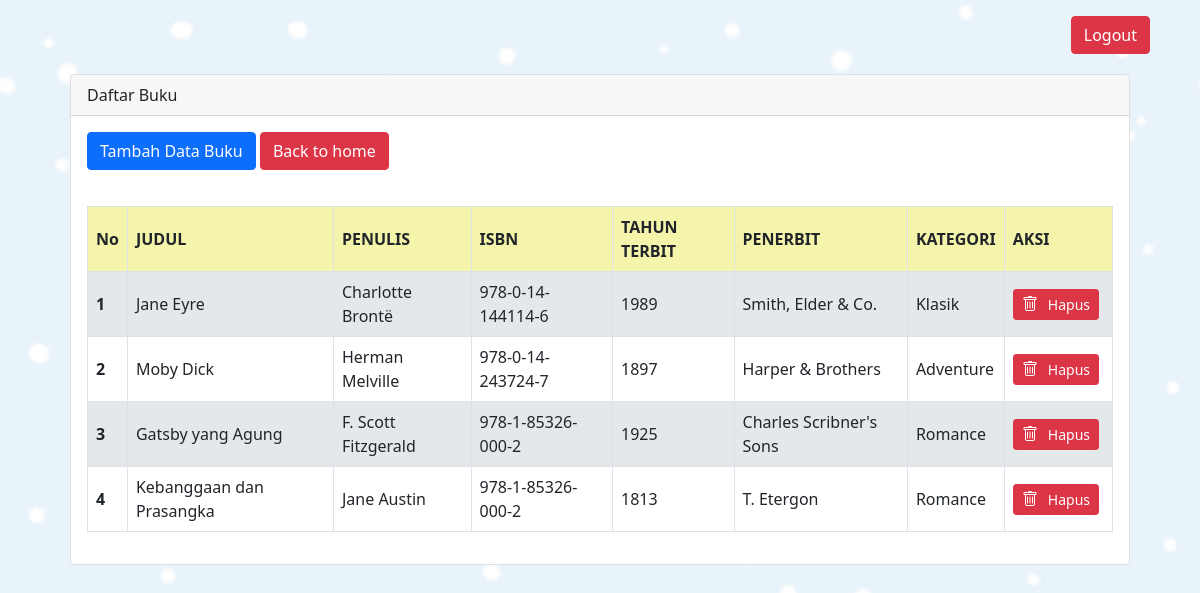
Page /buku/index.php (signed in) on the committed database.
### tables this page shows
CREATE TABLE `buku` (
  `id` int NOT NULL,
  `judul` varchar(200) NOT NULL,
  `isbn` varchar(200) NOT NULL,
  `penulis` varchar(200) NOT NULL,
  `tahun_terbit` varchar(200) NOT NULL,
  `penerbit` varchar(200) NOT NULL,
  `kategori` varchar(200) NOT NULL
);

### buku/index.php (the view, shortened to what this page needs)
<?php
$koneksi = mysqli_connect("localhost", "root", "", "perpusda");
?>
<!DOCTYPE html>
<html lang="en">
<head>
    <link href="https://cdn.jsdelivr.net/npm/bootstrap@5.0.2/dist/css/bootstrap.min.css" rel="stylesheet"
>
</head>
<body>
    <div class="mx-auto">
        <div class="d-flex justify-content-end my-3">
            <a href="../logout.php" class="btn btn-danger">Logout</a>
        </div>
        <div class="card">
            <div class="card-header">
                Daftar Buku
            </div>
            <div class="card-body">
                <a href="create.php" class="btn btn-primary mb-3">Tambah Data Buku</a>
                <a href="../index.php" class="btn btn-danger mb-3">Back to home</a>
                <table class="table table-bordered table-striped">
                    <thead>
                        <tr>
                            <th scope="col">No</th>
                            <th scope="col">JUDUL</th>
                            <th scope="col">PENULIS</th>
                            <th scope="col">ISBN</th>
                            <th scope="col">TAHUN TERBIT</th>
                            <th scope="col">PENERBIT</th>
                            <th scope="col">KATEGORI</th>
                            <th scope="col" style="width: 20px;">AKSI</th>
                        </tr>
                    </thead>
                    <tbody>
                        <?php
                        $result = mysqli_query($koneksi, "SELECT *from buku ORDER BY id DESC");
                        $nomor_urut = 1;
                        while ($r1 = mysqli_fetch_array($result)) {
                            $id = $r1['id'];
                            $judul = $r1['judul'];
                            $penulis = $r1['penulis'];
                            $isbn = $r1['isbn'];
                            $tahun_terbit = $r1['tahun_terbit'];
                            $penerbit = $r1['penerbit'];
                            $kategori = $r1['kategori']; ?>
                            <tr>
                                <th scope="row"><?php echo $nomor_urut++ ?></th>
                                <td><?php echo $judul ?></td>
                                <td><?php echo $penulis ?></td>
                                <td><?php echo $isbn ?></td>
                                <td><?php echo $tahun_terbit ?></td>
                                <td><?php echo $penerbit ?></td>
                                <td><?php echo $kategori ?></td>
                                <td>
                                    <div class="action-buttons">
                                        <a href="delete.php?op=delete&id=<?php echo $id ?>"
                                            class="btn btn-danger btn-sm btn-icon-text"
                                            onclick="return confirm('Apakah Anda yakin ingin menghapus data ini?')">
                                            Hapus
                                        </a>
                                    </div>
                                </td>
                            </tr>
                        <?php } ?>
                    </tbody>
                </table>
            </div>
        </div>
    </div>
</body>
</html>

### buku/index.php (style rules this page uses)
html, body { background-image: url(../blue-snow.png); background-size: cover; background-attachment: fixed; }
.mx-auto { width: 1100px; }
.card { margin: 20px; }
table { margin-top: 20px; }
th, td { vertical-align: middle; }
.table-striped tbody tr:nth-of-type(odd) { background-color: #f0f4f7; }
.table-striped thead { background-color: #f4f5ab; }
.btn-icon-text { display: inline-flex; align-items: center; gap: 5px; margin-right: 5px; }
.btn-icon-text svg { margin-right: 5px; }
.action-buttons { display: flex; gap: 10px; }

### rows in the picture
buku: judul "Jane Eyre", penulis "Charlotte Brontë", isbn "978-0-14-144114-6", tahun_terbit "1989", penerbit "Smith, Elder & Co.", kategori "Klasik"
buku: judul "Moby Dick", penulis "Herman Melville", isbn "978-0-14-243724-7", tahun_terbit "1897", penerbit "Harper & Brothers", kategori "Adventure"
buku: judul "Gatsby yang Agung", penulis "F. Scott Fitzgerald", isbn "978-1-85326-000-2", tahun_terbit "1925", penerbit "Charles Scribner's Sons", kategori "Romance"
buku: judul "Kebanggaan dan Prasangka", penulis "Jane Austin", isbn "978-1-85326-000-2", tahun_terbit "1813", penerbit "T. Etergon", kategori "Romance"
